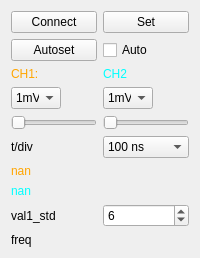
              <widget class="QWidget" name="dataSourcesPage_HAMEG">
               <attribute name="title">
                <string>HAMEG</string>
               </attribute>
               <layout class="QVBoxLayout" name="verticalLayout_5">
                <item>
                 <layout class="QGridLayout" name="oscillo_config">
                  <property name="sizeConstraint">
                   <enum>QLayout::SetDefaultConstraint</enum>
                  </property>
                  <item row="3" column="1">
                   <widget class="QComboBox" name="oscilloVdiv2">
                    <property name="maximumSize">
                     <size>
                      <width>50</width>
                      <height>16777215</height>
                     </size>
                    </property>
                    <item>
                     <property name="text">
                      <string>1mV</string>
                     </property>
                    </item>
                    <item>
                     <property name="text">
                      <string>2mV</string>
                     </property>
                    </item>
                    <item>
                     <property name="text">
                      <string>5mV</string>
                     </property>
                    </item>
                    <item>
                     <property name="text">
                      <string>10mV</string>
                     </property>
                    </item>
                    <item>
                     <property name="text">
                      <string>20mV</string>
                     </property>
                    </item>
                    <item>
                     <property name="text">
                      <string>50mV</string>
                     </property>
                    </item>
                    <item>
                     <property name="text">
                      <string>100mV</string>
                     </property>
                    </item>
                    <item>
                     <property name="text">
                      <string>200mV</string>
                     </property>
                    </item>
                    <item>
                     <property name="text">
                      <string>500mV</string>
                     </property>
                    </item>
                    <item>
                     <property name="text">
                      <string>1V</string>
                     </property>
                    </item>
                    <item>
                     <property name="text">
                      <string>2V</string>
                     </property>
                    </item>
                    <item>
                     <property name="text">
                      <string>5V</string>
                     </property>
                    </item>
                    <item>
                     <property name="text">
                      <string>10V</string>
                     </property>
                    </item>
                    <item>
                     <property name="text">
                      <string>20V</string>
                     </property>
                    </item>
                   </widget>
                  </item>
                  <item row="0" column="0">
                   <widget class="QPushButton" name="oscilloConnect">
                    <property name="maximumSize">
                     <size>
                      <width>100</width>
                      <height>16777215</height>
                     </size>
                    </property>
                    <property name="text">
                     <string>Connect</string>
                    </property>
                    <property name="checkable">
                     <bool>true</bool>
                    </property>
                   </widget>
                  </item>
                  <item row="2" column="1">
                   <widget class="QLabel" name="label_7">
                    <property name="maximumSize">
                     <size>
                      <width>100</width>
                      <height>16777215</height>
                     </size>
                    </property>
                    <property name="styleSheet">
                     <string notr="true">color:cyan;</string>
                    </property>
                    <property name="text">
                     <string>CH2</string>
                    </property>
                   </widget>
                  </item>
                  <item row="1" column="0">
                   <widget class="QPushButton" name="oscilloAutoSet">
                    <property name="maximumSize">
                     <size>
                      <width>100</width>
                      <height>16777215</height>
                     </size>
                    </property>
                    <property name="text">
                     <string>Autoset</string>
                    </property>
                   </widget>
                  </item>
                  <item row="2" column="0">
                   <widget class="QLabel" name="label">
                    <property name="maximumSize">
                     <size>
                      <width>100</width>
                      <height>16777215</height>
                     </size>
                    </property>
                    <property name="styleSheet">
                     <string notr="true">color:orange;</string>
                    </property>
                    <property name="text">
                     <string>CH1:</string>
                    </property>
                   </widget>
                  </item>
                  <item row="4" column="1">
                   <widget class="QSlider" name="oscilloYpos2">
                    <property name="maximumSize">
                     <size>
                      <width>120</width>
                      <height>16777215</height>
                     </size>
                    </property>
                    <property name="orientation">
                     <enum>Qt::Horizontal</enum>
                    </property>
                   </widget>
                  </item>
                  <item row="3" column="0">
                   <widget class="QComboBox" name="oscilloVdiv1">
                    <property name="maximumSize">
                     <size>
                      <width>50</width>
                      <height>16777215</height>
                     </size>
                    </property>
                    <item>
                     <property name="text">
                      <string>1mV</string>
                     </property>
                    </item>
                    <item>
                     <property name="text">
                      <string>2mV</string>
                     </property>
                    </item>
                    <item>
                     <property name="text">
                      <string>5mV</string>
                     </property>
                    </item>
                    <item>
                     <property name="text">
                      <string>10mV</string>
                     </property>
                    </item>
                    <item>
                     <property name="text">
                      <string>20mV</string>
                     </property>
                    </item>
                    <item>
                     <property name="text">
                      <string>50mV</string>
                     </property>
                    </item>
                    <item>
                     <property name="text">
                      <string>100mV</string>
                     </property>
                    </item>
                    <item>
                     <property name="text">
                      <string>200mV</string>
                     </property>
                    </item>
                    <item>
                     <property name="text">
                      <string>500mV</string>
                     </property>
                    </item>
                    <item>
                     <property name="text">
                      <string>1V</string>
                     </property>
                    </item>
                    <item>
                     <property name="text">
                      <string>2V</string>
                     </property>
                    </item>
                    <item>
                     <property name="text">
                      <string>5V</string>
                     </property>
                    </item>
                    <item>
                     <property name="text">
                      <string>10V</string>
                     </property>
                    </item>
                    <item>
                     <property name="text">
                      <string>20V</string>
                     </property>
                    </item>
                   </widget>
                  </item>
                  <item row="4" column="0">
                   <widget class="QSlider" name="oscilloYpos1">
                    <property name="maximumSize">
                     <size>
                      <width>100</width>
                      <height>20</height>
                     </size>
                    </property>
                    <property name="maximum">
                     <number>30</number>
                    </property>
                    <property name="orientation">
                     <enum>Qt::Horizontal</enum>
                    </property>
                   </widget>
                  </item>
                  <item row="0" column="1">
                   <widget class="QPushButton" name="oscilloSet">
                    <property name="maximumSize">
                     <size>
                      <width>100</width>
                      <height>16777215</height>
                     </size>
                    </property>
                    <property name="text">
                     <string>Set</string>
                    </property>
                   </widget>
                  </item>
                  <item row="5" column="0">
                   <widget class="QLabel" name="label_9">
                    <property name="maximumSize">
                     <size>
                      <width>100</width>
                      <height>16777215</height>
                     </size>
                    </property>
                    <property name="text">
                     <string>t/div</string>
                    </property>
                   </widget>
                  </item>
                  <item row="5" column="1">
                   <widget class="QComboBox" name="oscilloTdiv">
                    <property name="maximumSize">
                     <size>
                      <width>100</width>
                      <height>16777215</height>
                     </size>
                    </property>
                    <item>
                     <property name="text">
                      <string>100 ns</string>
                     </property>
                    </item>
                    <item>
                     <property name="text">
                      <string>200 ns</string>
                     </property>
                    </item>
                    <item>
                     <property name="text">
                      <string>500 ns</string>
                     </property>
                    </item>
                    <item>
                     <property name="text">
                      <string>1 mks</string>
                     </property>
                    </item>
                    <item>
                     <property name="text">
                      <string>2 mks</string>
                     </property>
                    </item>
                    <item>
                     <property name="text">
                      <string>5 mks</string>
                     </property>
                    </item>
                    <item>
                     <property name="text">
                      <string>10 mks</string>
                     </property>
                    </item>
                    <item>
                     <property name="text">
                      <string>20 mks</string>
                     </property>
                    </item>
                    <item>
                     <property name="text">
                      <string>50 mks</string>
                     </property>
                    </item>
                    <item>
                     <property name="text">
                      <string>100 mks</string>
                     </property>
                    </item>
                    <item>
                     <property name="text">
                      <string>200 mks</string>
                     </property>
                    </item>
                    <item>
                     <property name="text">
                      <string>500 mks</string>
                     </property>
                    </item>
                    <item>
                     <property name="text">
                      <string>1 ms</string>
                     </property>
                    </item>
                    <item>
                     <property name="text">
                      <string>2 ms</string>
                     </property>
                    </item>
                    <item>
                     <property name="text">
                      <string>5 ms</string>
                     </property>
                    </item>
                    <item>
                     <property name="text">
                      <string>10 ms</string>
                     </property>
                    </item>
                    <item>
                     <property name="text">
                      <string>20 ms</string>
                     </property>
                    </item>
                    <item>
                     <property name="text">
                      <string>50 ms</string>
                     </property>
                    </item>
                    <item>
                     <property name="text">
                      <string>100 ms</string>
                     </property>
                    </item>
                    <item>
                     <property name="text">
                      <string>200 ms</string>
                     </property>
                    </item>
                    <item>
                     <property name="text">
                      <string>500 ms</string>
                     </property>
                    </item>
                    <item>
                     <property name="text">
                      <string>1 s</string>
                     </property>
                    </item>
                    <item>
                     <property name="text">
                      <string>2 s</string>
                     </property>
                    </item>
                    <item>
                     <property name="text">
                      <string>5 s</string>
                     </property>
                    </item>
                    <item>
                     <property name="text">
                      <string>10 s</string>
                     </property>
                    </item>
                    <item>
                     <property name="text">
                      <string>50 s</string>
                     </property>
                    </item>
                    <item>
                     <property name="text">
                      <string>100 s</string>
                     </property>
                    </item>
                   </widget>
                  </item>
                  <item row="1" column="1">
                   <widget class="QCheckBox" name="oscilloAuto">
                    <property name="text">
                     <string>Auto</string>
                    </property>
                    <property name="checked">
                     <bool>false</bool>
                    </property>
                   </widget>
                  </item>
                  <item row="8" column="0">
                   <widget class="QLabel" name="CH1Val_std">
                    <property name="maximumSize">
                     <size>
                      <width>100</width>
                      <height>16777215</height>
                     </size>
                    </property>
                    <property name="text">
                     <string>val1_std</string>
                    </property>
                   </widget>
                  </item>
                  <item row="9" column="0">
                   <widget class="QLabel" name="oscilloFreq">
                    <property name="text">
                     <string>freq</string>
                    </property>
                   </widget>
                  </item>
                  <item row="6" column="0" colspan="2">
                   <widget class="QLabel" name="CH1Val">
                    <property name="styleSheet">
                     <string notr="true">color:orange;</string>
                    </property>
                    <property name="text">
                     <string>nan</string>
                    </property>
                   </widget>
                  </item>
                  <item row="7" column="0" colspan="2">
                   <widget class="QLabel" name="CH2Val">
                    <property name="styleSheet">
                     <string notr="true">color:cyan;</string>
                    </property>
                    <property name="text">
                     <string>nan</string>
                    </property>
                   </widget>
                  </item>
                  <item row="8" column="1">
                   <widget class="QSpinBox" name="oscilloRWShift">
                    <property name="maximum">
                     <number>8</number>
                    </property>
                    <property name="singleStep">
                     <number>1</number>
                    </property>
                    <property name="value">
                     <number>6</number>
                    </property>
                   </widget>
                  </item>
                 </layout>
                </item>
               </layout>
              </widget>
